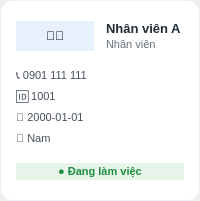
<?xml version="1.0" encoding="UTF-8"?>
<ui version="4.0">
 <class>EmployeeCard</class>
 <widget class="QWidget" name="EmployeeCard">
  
  
  
  <layout class="QVBoxLayout" name="verticalLayout">
   <property name="leftMargin">
    <number>0</number>
   </property>
   <property name="topMargin">
    <number>0</number>
   </property>
   <property name="rightMargin">
    <number>0</number>
   </property>
   <property name="bottomMargin">
    <number>0</number>
   </property>
   <item>
    <widget class="QFrame" name="frameCard">
     <property name="styleSheet">
      <string notr="true">QFrame#frameCard {
    background-color: white;
    border: 1px solid #eef0f4;
    border-radius: 12px;
}
QFrame#frameCard:hover {
    border: 1px solid #cce0f5;
    background-color: #fcfcfc;
}</string>
     </property>
     <layout class="QVBoxLayout" name="verticalLayout_2">
      <property name="spacing">
       <number>8</number>
      </property>
      <property name="leftMargin">
       <number>15</number>
      </property>
      <property name="topMargin">
       <number>20</number>
      </property>
      <property name="rightMargin">
       <number>15</number>
      </property>
      <property name="bottomMargin">
       <number>20</number>
      </property>
      <item>
       <layout class="QHBoxLayout" name="horizontalLayout_Header">
        <property name="spacing">
         <number>12</number>
        </property>
        <item>
         <widget class="QLabel" name="lblAvatar">
          
          
          <property name="styleSheet">
           <string notr="true">background-color: #e8f0fe;
border-radius: 30px;</string>
          </property>
          <property name="text">
           <string>🧑‍💼</string>
          </property>
          <property name="alignment">
           <set>Qt::AlignCenter</set>
          </property>
         </widget>
        </item>
        <item>
         <layout class="QVBoxLayout" name="verticalLayout_NameRole">
          <property name="spacing">
           <number>2</number>
          </property>
          <item>
           <widget class="QLabel" name="lblName">
            <property name="font">
             <font>
              <pointsize>10</pointsize>
              <bold>true</bold>
             </font>
            </property>
            <property name="styleSheet">
             <string notr="true">color: #212b36; border: none; background: transparent;</string>
            </property>
            <property name="text">
             <string>Nhân viên A</string>
            </property>
            <property name="alignment">
             <set>Qt::AlignLeading|Qt::AlignLeft|Qt::AlignVCenter</set>
            </property>
            <property name="wordWrap">
             <bool>true</bool>
            </property>
           </widget>
          </item>
          <item>
           <widget class="QLabel" name="lblRole">
            <property name="font">
             <font>
              <pointsize>8</pointsize>
             </font>
            </property>
            <property name="styleSheet">
             <string notr="true">color: #637381; border: none; background: transparent;</string>
            </property>
            <property name="text">
             <string>Nhân viên</string>
            </property>
            <property name="alignment">
             <set>Qt::AlignLeading|Qt::AlignLeft|Qt::AlignVCenter</set>
            </property>
           </widget>
          </item>
         </layout>
        </item>
       </layout>
      </item>
      <item>
       <spacer name="verticalSpacer">
        <property name="orientation">
         <enum>Qt::Vertical</enum>
        </property>
        <property name="sizeHint" stdset="0">
         <size>
          <width>20</width>
          <height>10</height>
         </size>
        </property>
       </spacer>
      </item>
      
      <item>
       <widget class="QLabel" name="lblPhone">
        <property name="styleSheet">
         <string notr="true">color: #454f5b; border: none; background: transparent; font-size: 11px;</string>
        </property>
        <property name="text">
         <string>📞 0901 111 111</string>
        </property>
       </widget>
      </item>
      <item>
       <widget class="QLabel" name="lblID">
        <property name="styleSheet">
         <string notr="true">color: #454f5b; border: none; background: transparent; font-size: 11px;</string>
        </property>
        <property name="text">
         <string>🆔 1001</string>
        </property>
       </widget>
      </item>
      <item>
       <widget class="QLabel" name="lblDOB">
        <property name="styleSheet">
         <string notr="true">color: #454f5b; border: none; background: transparent; font-size: 11px;</string>
        </property>
        <property name="text">
         <string>🎂 2000-01-01</string>
        </property>
       </widget>
      </item>
      <item>
       <widget class="QLabel" name="lblGender">
        <property name="styleSheet">
         <string notr="true">color: #454f5b; border: none; background: transparent; font-size: 11px;</string>
        </property>
        <property name="text">
         <string>🚻 Nam</string>
        </property>
       </widget>
      </item>
      <item>
       <spacer name="verticalSpacer_2">
        <property name="orientation">
         <enum>Qt::Vertical</enum>
        </property>
        <property name="sizeHint" stdset="0">
         <size>
          <width>20</width>
          <height>10</height>
         </size>
        </property>
       </spacer>
      </item>
      <item>
       <widget class="QPushButton" name="btnStatus">
        
        <property name="font">
         <font>
          <pointsize>8</pointsize>
          <bold>true</bold>
         </font>
        </property>
        <property name="styleSheet">
         <string notr="true">QPushButton {
    background-color: #e6f4ea;
    color: #1e8e3e;
    border: none;
    border-radius: 14px;
    padding: 2px 10px;
}</string>
        </property>
        <property name="text">
         <string>● Đang làm việc</string>
        </property>
       </widget>
      </item>
     </layout>
    </widget>
   </item>
  </layout>
 </widget>
 <resources/>
 <connections/>
</ui>
